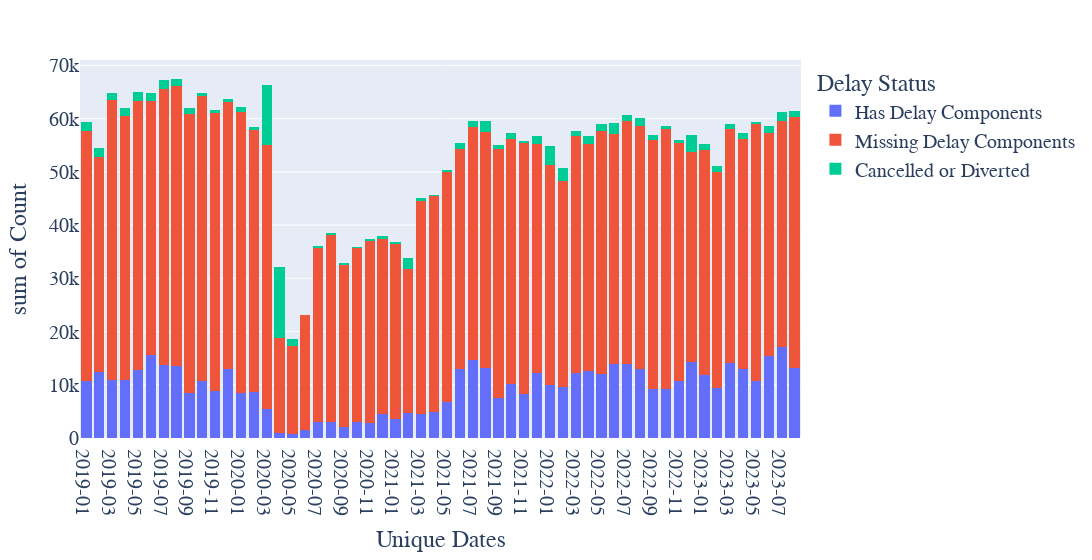

Notebook code for this chart:
### Markdown cell above
Visualize presence of delay components over each month in the dataset. Blue represents data that we can use.

### Code cell
components_counts = delay_components_df["FL_DATE"].dt.strftime('%Y-%m').value_counts().sort_index()
no_components_counts = no_delay_components_df["FL_DATE"].dt.strftime('%Y-%m').value_counts().sort_index()
all_dates = pd.concat([components_counts, no_components_counts, cancelled_or_diverted_counts], axis=1, keys=['Components', 'No Components', "Cancelled or Diverted"])

# Reset index to convert index (dates) to a column
all_dates.reset_index(inplace=True)
all_dates.columns = ['Date', 'Has Delay Components', 'Missing Delay Components', "Cancelled or Diverted"]

# Plotting the histogram using Plotly Express
fig = px.histogram(all_dates, x='Date', y=['Has Delay Components', 'Missing Delay Components', "Cancelled or Diverted"], barmode='stack',
                   labels={'Date': 'Unique Dates', 'value': 'Count', 'variable': 'Delay Status'})
fig.update_xaxes(type='category')  # Set x-axis type to category for better organization
# fig.update_layout(title_x=0.5)
fig.update_layout(
    font=dict(
        family="Arial, sans-serif",
        size=20
    ),
    width=1200
)
fig.show()

### Figure 1 — Plotly figure (JSON) as saved in the notebook; plotly's stock layout.template omitted (floating-point values rounded to 4 significant figures)
{"data": [{"bingroup": "x", "histfunc": "sum", "hovertemplate": "Delay Status=Has Delay Components<br>Unique Dates=%{x}<br>sum of Count=%{y}<extra></extra>", "legendgroup": "Has Delay Components", "marker": {"color": "#636efa", "pattern": {"shape": ""}}, "name": "Has Delay Components", "orientation": "v", "showlegend": true, "type": "histogram", "x": ["2019-01", "2019-02", "2019-03", "2019-04", "2019-05", "2019-06", "2019-07", "2019-08", "2019-09", "2019-10", "2019-11", "2019-12", "2020-01", "2020-02", "2020-03", "2020-04", "2020-05", "2020-06", "2020-07", "2020-08", "2020-09", "2020-10", "2020-11", "2020-12", "2021-01", "2021-02", "2021-03", "2021-04", "2021-05", "2021-06", "2021-07", "2021-08", "2021-09", "2021-10", "2021-11", "2021-12", "2022-01", "2022-02", "2022-03", "2022-04", "2022-05", "2022-06", "2022-07", "2022-08", "2022-09", "2022-10", "2022-11", "2022-12", "2023-01", "2023-02", "2023-03", "2023-04", "2023-05", "2023-06", "2023-07", "2023-08"], "xaxis": "x", "y": [10645, 12323, 10844, 10939, 12724, 15621, 13746, 13590, 8409, 10709, 8799, 12904, 8407, 8684, 5494, 905, 823, 1466, 3041, 2994, 2025, 3002, 2792, 4438, 3596, 4657, 4525, 4896, 6684, 12996, 14655, 13144, 7575, 10216, 8311, 12157, 9917, 9497, 12238, 12540, 12109, 13873, 13946, 12989, 9189, 9185, 10626, 14359, 11900, 9360, 14158, 12948, 10632, 15371, 17168, 13122], "yaxis": "y"}, {"bingroup": "x", "histfunc": "sum", "hovertemplate": "Delay Status=Missing Delay Components<br>Unique Dates=%{x}<br>sum of Count=%{y}<extra></extra>", "legendgroup": "Missing Delay Components", "marker": {"color": "#EF553B", "pattern": {"shape": ""}}, "name": "Missing Delay Components", "orientation": "v", "showlegend": true, "type": "histogram", "x": ["2019-01", "2019-02", "2019-03", "2019-04", "2019-05", "2019-06", "2019-07", "2019-08", "2019-09", "2019-10", "2019-11", "2019-12", "2020-01", "2020-02", "2020-03", "2020-04", "2020-05", "2020-06", "2020-07", "2020-08", "2020-09", "2020-10", "2020-11", "2020-12", "2021-01", "2021-02", "2021-03", "2021-04", "2021-05", "2021-06", "2021-07", "2021-08", "2021-09", "2021-10", "2021-11", "2021-12", "2022-01", "2022-02", "2022-03", "2022-04", "2022-05", "2022-06", "2022-07", "2022-08", "2022-09", "2022-10", "2022-11", "2022-12", "2023-01", "2023-02", "2023-03", "2023-04", "2023-05", "2023-06", "2023-07", "2023-08"], "xaxis": "x", "y": [46960, 40500, 52630, 49501, 50663, 47649, 51874, 52568, 52488, 53541, 52301, 50168, 52880, 49160, 49555, 17793, 16557, 21567, 32684, 35057, 30549, 32693, 34275, 32982, 32854, 27138, 40001, 40540, 43373, 41317, 43858, 44320, 46776, 45921, 47127, 43072, 41428, 38859, 44432, 42768, 45600, 43283, 45562, 45566, 46870, 48788, 44713, 39425, 42198, 40598, 43948, 43160, 48366, 41855, 42377, 47253], "yaxis": "y"}, {"bingroup": "x", "histfunc": "sum", "hovertemplate": "Delay Status=Cancelled or Diverted<br>Unique Dates=%{x}<br>sum of Count=%{y}<extra></extra>", "legendgroup": "Cancelled or Diverted", "marker": {"color": "#00cc96", "pattern": {"shape": ""}}, "name": "Cancelled or Diverted", "orientation": "v", "showlegend": true, "type": "histogram", "x": ["2019-01", "2019-02", "2019-03", "2019-04", "2019-05", "2019-06", "2019-07", "2019-08", "2019-09", "2019-10", "2019-11", "2019-12", "2020-01", "2020-02", "2020-03", "2020-04", "2020-05", "2020-06", "2020-07", "2020-08", "2020-09", "2020-10", "2020-11", "2020-12", "2021-01", "2021-02", "2021-03", "2021-04", "2021-05", "2021-06", "2021-07", "2021-08", "2021-09", "2021-10", "2021-11", "2021-12", "2022-01", "2022-02", "2022-03", "2022-04", "2022-05", "2022-06", "2022-07", "2022-08", "2022-09", "2022-10", "2022-11", "2022-12", "2023-01", "2023-02", "2023-03", "2023-04", "2023-05", "2023-06", "2023-07", "2023-08"], "xaxis": "x", "y": [1807, 1742, 1420, 1640, 1579, 1507, 1593, 1311, 1090, 619, 562, 707, 873, 635, 11256, 13376, 1265, 114, 363, 477, 218, 240, 246, 464, 464, 1947, 617, 299, 364, 1080, 1140, 2020, 776, 1259, 447, 1511, 3550, 2329, 1078, 1431, 1342, 1995, 1236, 1614, 963, 617, 741, 3202, 1223, 1068, 903, 1181, 449, 1442, 1725, 1079], "yaxis": "y"}], "layout": {"barmode": "stack", "font": {"family": "Arial, sans-serif", "size": 20}, "legend": {"title": {"text": "Delay Status"}, "tracegroupgap": 0}, "margin": {"t": 60}, "width": 1200, "xaxis": {"anchor": "y", "domain": [0, 1], "title": {"text": "Unique Dates"}, "type": "category"}, "yaxis": {"anchor": "x", "domain": [0, 1], "title": {"text": "sum of Count"}}}}
